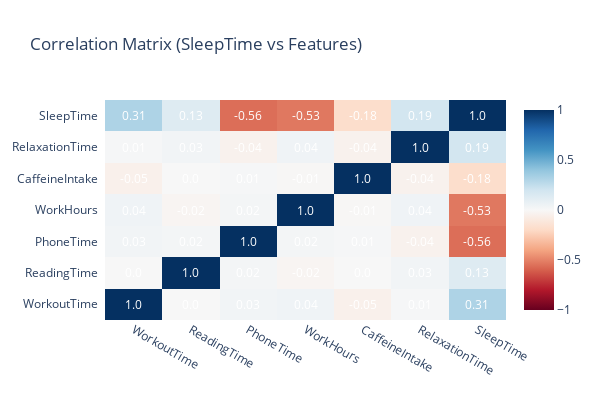

Notebook code cell kept with this figure:
### Code cell
# Compute interactive correlation matrix
corr_matrix = df_filtered.corr().round(2)
cols = corr_matrix.columns.tolist()

# Here we transpose the matrix
fig = ff.create_annotated_heatmap(
    z=corr_matrix.values.T,    
    x=cols,                  
    y=cols,
    colorscale='RdBu',
    showscale=True,
    zmid=0
)

fig.update_layout(
    title="Correlation Matrix (SleepTime vs Features)",
    width=600,
    height=400,
    xaxis=dict(side='bottom')  
)

fig.show()

### Figure 1 — Plotly figure (JSON) as saved in the notebook; plotly's stock layout.template omitted (floating-point values rounded to 4 significant figures)
{"data": [{"colorscale": [[0, "rgb(103,0,31)"], [0.1, "rgb(178,24,43)"], [0.2, "rgb(214,96,77)"], [0.3, "rgb(244,165,130)"], [0.4, "rgb(253,219,199)"], [0.5, "rgb(247,247,247)"], [0.6, "rgb(209,229,240)"], [0.7, "rgb(146,197,222)"], [0.8, "rgb(67,147,195)"], [0.9, "rgb(33,102,172)"], [1, "rgb(5,48,97)"]], "reversescale": false, "showscale": true, "type": "heatmap", "x": ["WorkoutTime", "ReadingTime", "PhoneTime", "WorkHours", "CaffeineIntake", "RelaxationTime", "SleepTime"], "y": ["WorkoutTime", "ReadingTime", "PhoneTime", "WorkHours", "CaffeineIntake", "RelaxationTime", "SleepTime"], "z": [[1, 0, 0.03, 0.04, -0.05, 0.01, 0.31], [0, 1, 0.02, -0.02, 0, 0.03, 0.13], [0.03, 0.02, 1, 0.02, 0.01, -0.04, -0.56], [0.04, -0.02, 0.02, 1, -0.01, 0.04, -0.53], [-0.05, 0, 0.01, -0.01, 1, -0.04, -0.18], [0.01, 0.03, -0.04, 0.04, -0.04, 1, 0.19], [0.31, 0.13, -0.56, -0.53, -0.18, 0.19, 1]], "zmid": 0}], "layout": {"annotations": [{"font": {"color": "#FFFFFF"}, "showarrow": false, "text": "1.0", "x": "WorkoutTime", "xref": "x", "y": "WorkoutTime", "yref": "y"}, {"font": {"color": "#FFFFFF"}, "showarrow": false, "text": "0.0", "x": "ReadingTime", "xref": "x", "y": "WorkoutTime", "yref": "y"}, {"font": {"color": "#FFFFFF"}, "showarrow": false, "text": "0.03", "x": "PhoneTime", "xref": "x", "y": "WorkoutTime", "yref": "y"}, {"font": {"color": "#FFFFFF"}, "showarrow": false, "text": "0.04", "x": "WorkHours", "xref": "x", "y": "WorkoutTime", "yref": "y"}, {"font": {"color": "#FFFFFF"}, "showarrow": false, "text": "-0.05", "x": "CaffeineIntake", "xref": "x", "y": "WorkoutTime", "yref": "y"}, {"font": {"color": "#FFFFFF"}, "showarrow": false, "text": "0.01", "x": "RelaxationTime", "xref": "x", "y": "WorkoutTime", "yref": "y"}, {"font": {"color": "#FFFFFF"}, "showarrow": false, "text": "0.31", "x": "SleepTime", "xref": "x", "y": "WorkoutTime", "yref": "y"}, {"font": {"color": "#FFFFFF"}, "showarrow": false, "text": "0.0", "x": "WorkoutTime", "xref": "x", "y": "ReadingTime", "yref": "y"}, {"font": {"color": "#FFFFFF"}, "showarrow": false, "text": "1.0", "x": "ReadingTime", "xref": "x", "y": "ReadingTime", "yref": "y"}, {"font": {"color": "#FFFFFF"}, "showarrow": false, "text": "0.02", "x": "PhoneTime", "xref": "x", "y": "ReadingTime", "yref": "y"}, {"font": {"color": "#FFFFFF"}, "showarrow": false, "text": "-0.02", "x": "WorkHours", "xref": "x", "y": "ReadingTime", "yref": "y"}, {"font": {"color": "#FFFFFF"}, "showarrow": false, "text": "0.0", "x": "CaffeineIntake", "xref": "x", "y": "ReadingTime", "yref": "y"}, {"font": {"color": "#FFFFFF"}, "showarrow": false, "text": "0.03", "x": "RelaxationTime", "xref": "x", "y": "ReadingTime", "yref": "y"}, {"font": {"color": "#FFFFFF"}, "showarrow": false, "text": "0.13", "x": "SleepTime", "xref": "x", "y": "ReadingTime", "yref": "y"}, {"font": {"color": "#FFFFFF"}, "showarrow": false, "text": "0.03", "x": "WorkoutTime", "xref": "x", "y": "PhoneTime", "yref": "y"}, {"font": {"color": "#FFFFFF"}, "showarrow": false, "text": "0.02", "x": "ReadingTime", "xref": "x", "y": "PhoneTime", "yref": "y"}, {"font": {"color": "#FFFFFF"}, "showarrow": false, "text": "1.0", "x": "PhoneTime", "xref": "x", "y": "PhoneTime", "yref": "y"}, {"font": {"color": "#FFFFFF"}, "showarrow": false, "text": "0.02", "x": "WorkHours", "xref": "x", "y": "PhoneTime", "yref": "y"}, {"font": {"color": "#FFFFFF"}, "showarrow": false, "text": "0.01", "x": "CaffeineIntake", "xref": "x", "y": "PhoneTime", "yref": "y"}, {"font": {"color": "#FFFFFF"}, "showarrow": false, "text": "-0.04", "x": "RelaxationTime", "xref": "x", "y": "PhoneTime", "yref": "y"}, {"font": {"color": "#FFFFFF"}, "showarrow": false, "text": "-0.56", "x": "SleepTime", "xref": "x", "y": "PhoneTime", "yref": "y"}, {"font": {"color": "#FFFFFF"}, "showarrow": false, "text": "0.04", "x": "WorkoutTime", "xref": "x", "y": "WorkHours", "yref": "y"}, {"font": {"color": "#FFFFFF"}, "showarrow": false, "text": "-0.02", "x": "ReadingTime", "xref": "x", "y": "WorkHours", "yref": "y"}, {"font": {"color": "#FFFFFF"}, "showarrow": false, "text": "0.02", "x": "PhoneTime", "xref": "x", "y": "WorkHours", "yref": "y"}, {"font": {"color": "#FFFFFF"}, "showarrow": false, "text": "1.0", "x": "WorkHours", "xref": "x", "y": "WorkHours", "yref": "y"}, {"font": {"color": "#FFFFFF"}, "showarrow": false, "text": "-0.01", "x": "CaffeineIntake", "xref": "x", "y": "WorkHours", "yref": "y"}, {"font": {"color": "#FFFFFF"}, "showarrow": false, "text": "0.04", "x": "RelaxationTime", "xref": "x", "y": "WorkHours", "yref": "y"}, {"font": {"color": "#FFFFFF"}, "showarrow": false, "text": "-0.53", "x": "SleepTime", "xref": "x", "y": "WorkHours", "yref": "y"}, {"font": {"color": "#FFFFFF"}, "showarrow": false, "text": "-0.05", "x": "WorkoutTime", "xref": "x", "y": "CaffeineIntake", "yref": "y"}, {"font": {"color": "#FFFFFF"}, "showarrow": false, "text": "0.0", "x": "ReadingTime", "xref": "x", "y": "CaffeineIntake", "yref": "y"}, {"font": {"color": "#FFFFFF"}, "showarrow": false, "text": "0.01", "x": "PhoneTime", "xref": "x", "y": "CaffeineIntake", "yref": "y"}, {"font": {"color": "#FFFFFF"}, "showarrow": false, "text": "-0.01", "x": "WorkHours", "xref": "x", "y": "CaffeineIntake", "yref": "y"}, {"font": {"color": "#FFFFFF"}, "showarrow": false, "text": "1.0", "x": "CaffeineIntake", "xref": "x", "y": "CaffeineIntake", "yref": "y"}, {"font": {"color": "#FFFFFF"}, "showarrow": false, "text": "-0.04", "x": "RelaxationTime", "xref": "x", "y": "CaffeineIntake", "yref": "y"}, {"font": {"color": "#FFFFFF"}, "showarrow": false, "text": "-0.18", "x": "SleepTime", "xref": "x", "y": "CaffeineIntake", "yref": "y"}, {"font": {"color": "#FFFFFF"}, "showarrow": false, "text": "0.01", "x": "WorkoutTime", "xref": "x", "y": "RelaxationTime", "yref": "y"}, {"font": {"color": "#FFFFFF"}, "showarrow": false, "text": "0.03", "x": "ReadingTime", "xref": "x", "y": "RelaxationTime", "yref": "y"}, {"font": {"color": "#FFFFFF"}, "showarrow": false, "text": "-0.04", "x": "PhoneTime", "xref": "x", "y": "RelaxationTime", "yref": "y"}, {"font": {"color": "#FFFFFF"}, "showarrow": false, "text": "0.04", "x": "WorkHours", "xref": "x", "y": "RelaxationTime", "yref": "y"}, {"font": {"color": "#FFFFFF"}, "showarrow": false, "text": "-0.04", "x": "CaffeineIntake", "xref": "x", "y": "RelaxationTime", "yref": "y"}, {"font": {"color": "#FFFFFF"}, "showarrow": false, "text": "1.0", "x": "RelaxationTime", "xref": "x", "y": "RelaxationTime", "yref": "y"}, {"font": {"color": "#FFFFFF"}, "showarrow": false, "text": "0.19", "x": "SleepTime", "xref": "x", "y": "RelaxationTime", "yref": "y"}, {"font": {"color": "#FFFFFF"}, "showarrow": false, "text": "0.31", "x": "WorkoutTime", "xref": "x", "y": "SleepTime", "yref": "y"}, {"font": {"color": "#FFFFFF"}, "showarrow": false, "text": "0.13", "x": "ReadingTime", "xref": "x", "y": "SleepTime", "yref": "y"}, {"font": {"color": "#FFFFFF"}, "showarrow": false, "text": "-0.56", "x": "PhoneTime", "xref": "x", "y": "SleepTime", "yref": "y"}, {"font": {"color": "#FFFFFF"}, "showarrow": false, "text": "-0.53", "x": "WorkHours", "xref": "x", "y": "SleepTime", "yref": "y"}, {"font": {"color": "#FFFFFF"}, "showarrow": false, "text": "-0.18", "x": "CaffeineIntake", "xref": "x", "y": "SleepTime", "yref": "y"}, {"font": {"color": "#FFFFFF"}, "showarrow": false, "text": "0.19", "x": "RelaxationTime", "xref": "x", "y": "SleepTime", "yref": "y"}, {"font": {"color": "#FFFFFF"}, "showarrow": false, "text": "1.0", "x": "SleepTime", "xref": "x", "y": "SleepTime", "yref": "y"}], "height": 400, "title": {"text": "Correlation Matrix (SleepTime vs Features)"}, "width": 600, "xaxis": {"dtick": 1, "gridcolor": "rgb(0, 0, 0)", "side": "bottom", "ticks": ""}, "yaxis": {"dtick": 1, "ticks": "", "ticksuffix": "  "}}}
